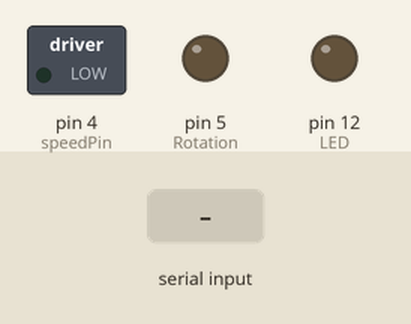
This sketch was run on a simulated Arduino Uno, built with avr-gcc and run on an emulated ATmega328P. Shown: switched loads named in the sketch (green lamp = pin HIGH), output pins drawn as LEDs (lit = HIGH). Inputs (shaded band) come from the test bench.

Above: at 1.2 s.
1.3 s: "1" received over Serial
At 2.0 s:
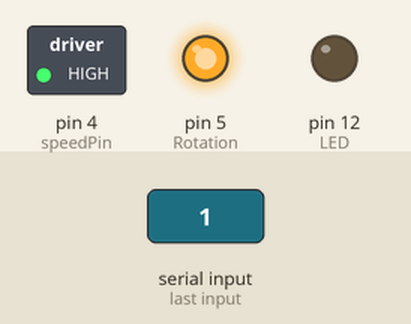
Timing chart, 0 to 7.8 s (numbered marks = the images above; inputs shaded):
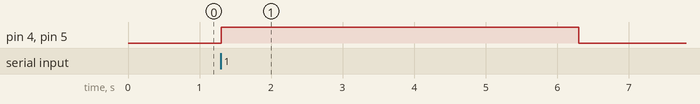

The sketch:

Final_arduino.ino
```cpp
// 졸업 프로젝트 : 류서진 & 박소연

#define speedPin 4
#define Rotation 5

// 1. 모터
int MotorSpeed = 128;
int myDelay = 1000;

// 2. LED
int LED = 12;

void setup() {
  Serial.begin(9600);

  pinMode(speedPin, OUTPUT);
  pinMode(Rotation, OUTPUT);
  pinMode(LED, OUTPUT);

}

void loop() {
  while (Serial.available() > 0)
  { char c = Serial.read();

    if (c == '1'){
      MotorUP();             // 레크 상승
      delay(5000);

      MotorStop();           // 정지
      delay(5000);
    }
    else if (c == '2'){
      LedOn();
      delay(1000);

      LedOff();
      delay(5000);
    }
  }
}

// 1. 노트북 거치대 Low : DCMotor
void MotorUP() {
  analogWrite(speedPin, MotorSpeed);
  digitalWrite(Rotation, HIGH);
}
void MotorStop() {
  analogWrite(speedPin, 0);
  digitalWrite(Rotation, LOW);
}

// 2. 노트북 거치대 High : LED
void LedOn() {
  digitalWrite(LED, HIGH);
}
void LedOff() {
  digitalWrite(LED, LOW);
}
```

Measured:
- after the input at 1.3 s, pin 4 (speedPin), pin 5 (Rotation): LOW → HIGH at once, → LOW 5.0 s later
